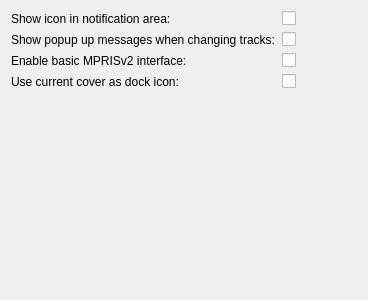
<?xml version="1.0" encoding="UTF-8"?>
<ui version="4.0">
 <class>ExternalSettings</class>
 <widget class="QWidget" name="ExternalSettings">
  <property name="geometry">
   <rect>
    <x>0</x>
    <y>0</y>
    <width>368</width>
    <height>300</height>
   </rect>
  </property>
  <property name="windowTitle">
   <string>Form</string>
  </property>
  <layout class="QFormLayout" name="formLayout">
   <property name="fieldGrowthPolicy">
    <enum>QFormLayout::ExpandingFieldsGrow</enum>
   </property>
   <item row="0" column="0">
    <widget class="QLabel" name="label_4">
     <property name="text">
      <string>Show icon in notification area:</string>
     </property>
     <property name="buddy">
      <cstring>systemTrayCheckBox</cstring>
     </property>
    </widget>
   </item>
   <item row="0" column="1">
    <widget class="QCheckBox" name="systemTrayCheckBox">
     <property name="enabled">
      <bool>true</bool>
     </property>
     <property name="text">
      <string/>
     </property>
    </widget>
   </item>
   <item row="1" column="0">
    <widget class="QLabel" name="label_5">
     <property name="text">
      <string>Show popup up messages when changing tracks:</string>
     </property>
     <property name="buddy">
      <cstring>systemTrayPopup</cstring>
     </property>
    </widget>
   </item>
   <item row="1" column="1">
    <widget class="QCheckBox" name="systemTrayPopup">
     <property name="text">
      <string/>
     </property>
    </widget>
   </item>
   <item row="2" column="0">
    <widget class="QLabel" name="label_5b">
     <property name="text">
      <string>Enable basic MPRISv2 interface:</string>
     </property>
     <property name="buddy">
      <cstring>mpris</cstring>
     </property>
    </widget>
   </item>
   <item row="2" column="1">
    <widget class="QCheckBox" name="mpris">
     <property name="text">
      <string/>
     </property>
    </widget>
   </item>
   <item row="3" column="0">
    <widget class="QLabel" name="label_5c">
     <property name="text">
      <string>Use current cover as dock icon:</string>
     </property>
     <property name="buddy">
      <cstring>dockManager</cstring>
     </property>
    </widget>
   </item>
   <item row="3" column="1">
    <widget class="QCheckBox" name="dockManager">
     <property name="text">
      <string/>
     </property>
    </widget>
   </item>
  </layout>
 </widget>
 <tabstops>
  <tabstop>systemTrayCheckBox</tabstop>
  <tabstop>systemTrayPopup</tabstop>
  <tabstop>mpris</tabstop>
  <tabstop>dockManager</tabstop>
 </tabstops>
 <resources/>
 <connections/>
</ui>
